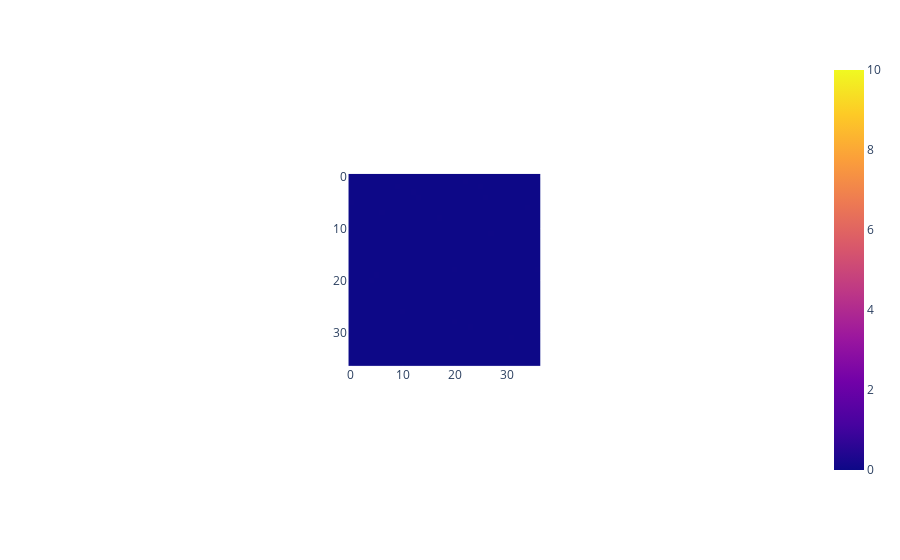

The notebook cell this image was saved under:
### Code cell
px.imshow(progress_dict['0']['state_value'], zmax=10, zmin=0.0)

### Figure 1 — Plotly figure (JSON) as saved in the notebook; plotly's stock layout.template omitted (floating-point values rounded to 4 significant figures; data arrays with more than 128 entries replaced by an {"elided": "..."} marker saying what was removed)
{"data": [{"coloraxis": "coloraxis", "hovertemplate": "x: %{x}<br>y: %{y}<br>color: %{z}<extra></extra>", "name": "0", "type": "heatmap", "xaxis": "x", "yaxis": "y", "z": {"elided": "37x37 float values"}}], "layout": {"autosize": true, "coloraxis": {"cmax": 10, "cmin": 0, "colorscale": [[0, "#0d0887"], [0.1111, "#46039f"], [0.2222, "#7201a8"], [0.3333, "#9c179e"], [0.4444, "#bd3786"], [0.5556, "#d8576b"], [0.6667, "#ed7953"], [0.7778, "#fb9f3a"], [0.8889, "#fdca26"], [1, "#f0f921"]]}, "margin": {"t": 60}, "xaxis": {"anchor": "y", "autorange": true, "constrain": "domain", "domain": [0.3681, 0.6319], "range": [-0.5, 36.5], "scaleanchor": "y"}, "yaxis": {"anchor": "x", "autorange": true, "constrain": "domain", "domain": [0, 1], "range": [36.5, -0.5]}}}
